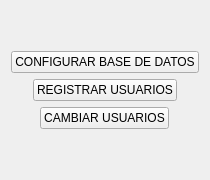
         <widget class="QWidget" name="vista_configuracion">
          <property name="styleSheet">
           <string notr="true">QPushButton{
	min-width: 14em;
}</string>
          </property>
          <layout class="QVBoxLayout" name="verticalLayout_11">
           <item>
            <layout class="QVBoxLayout" name="verticalLayout_5">
             <item>
              <spacer name="verticalSpacer_6">
               <property name="orientation">
                <enum>Qt::Orientation::Vertical</enum>
               </property>
               <property name="sizeHint" stdset="0">
                <size>
                 <width>20</width>
                 <height>40</height>
                </size>
               </property>
              </spacer>
             </item>
             <item alignment="Qt::AlignmentFlag::AlignHCenter">
              <widget class="QPushButton" name="boton_configurar_bd">
               <property name="cursor">
                <cursorShape>PointingHandCursor</cursorShape>
               </property>
               <property name="text">
                <string>CONFIGURAR BASE DE DATOS</string>
               </property>
              </widget>
             </item>
             <item alignment="Qt::AlignmentFlag::AlignHCenter">
              <widget class="QPushButton" name="boton_registrar_usuarios">
               <property name="cursor">
                <cursorShape>PointingHandCursor</cursorShape>
               </property>
               <property name="text">
                <string>REGISTRAR USUARIOS</string>
               </property>
              </widget>
             </item>
             <item alignment="Qt::AlignmentFlag::AlignHCenter">
              <widget class="QPushButton" name="boton_v_cambiar_usuarios">
               <property name="cursor">
                <cursorShape>PointingHandCursor</cursorShape>
               </property>
               <property name="text">
                <string>CAMBIAR USUARIOS</string>
               </property>
              </widget>
             </item>
             <item>
              <spacer name="verticalSpacer_5">
               <property name="orientation">
                <enum>Qt::Orientation::Vertical</enum>
               </property>
               <property name="sizeHint" stdset="0">
                <size>
                 <width>20</width>
                 <height>40</height>
                </size>
               </property>
              </spacer>
             </item>
            </layout>
           </item>
          </layout>
         </widget>
